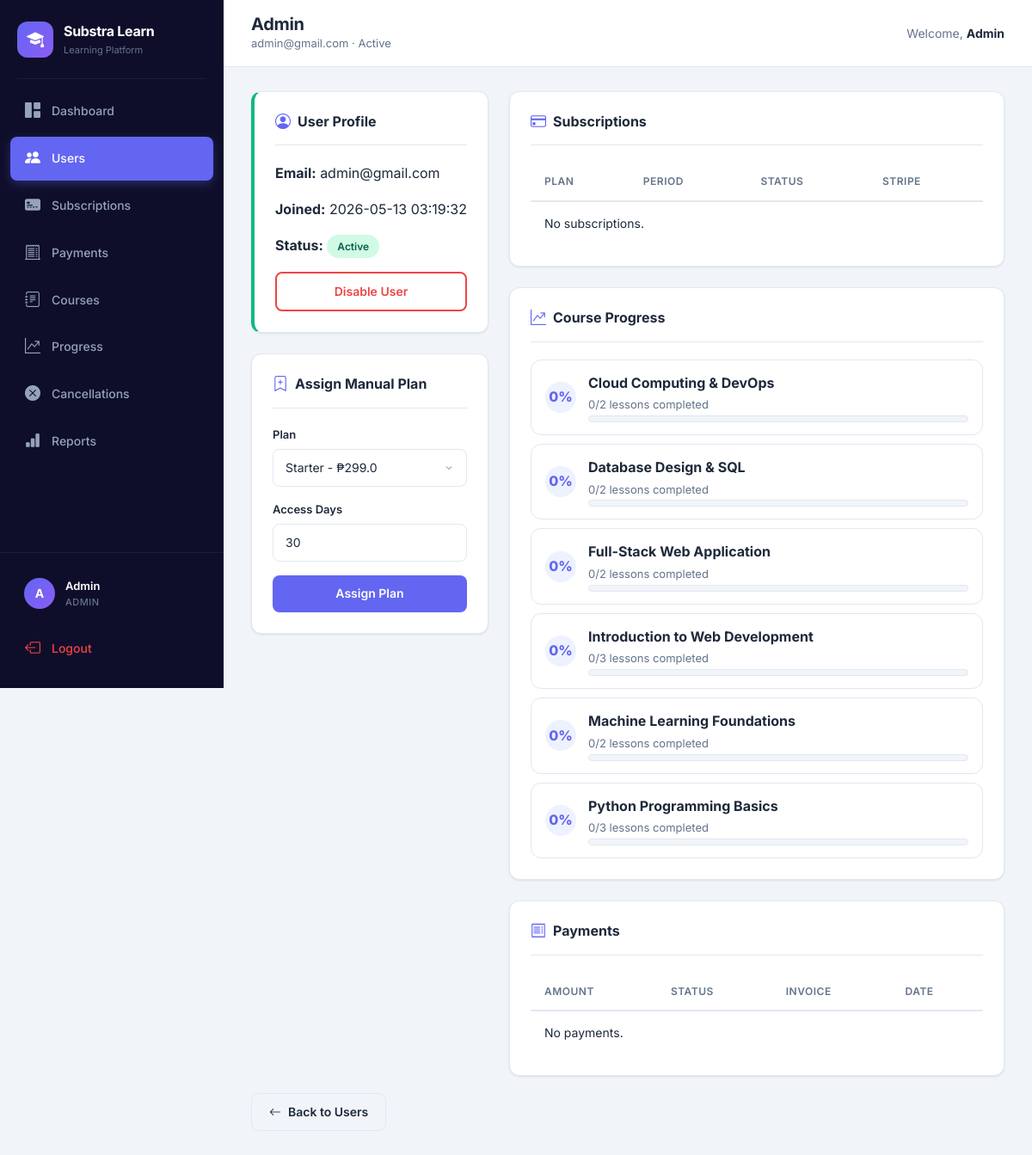
Before: /admin/user/1 (signed in) with the older database file.
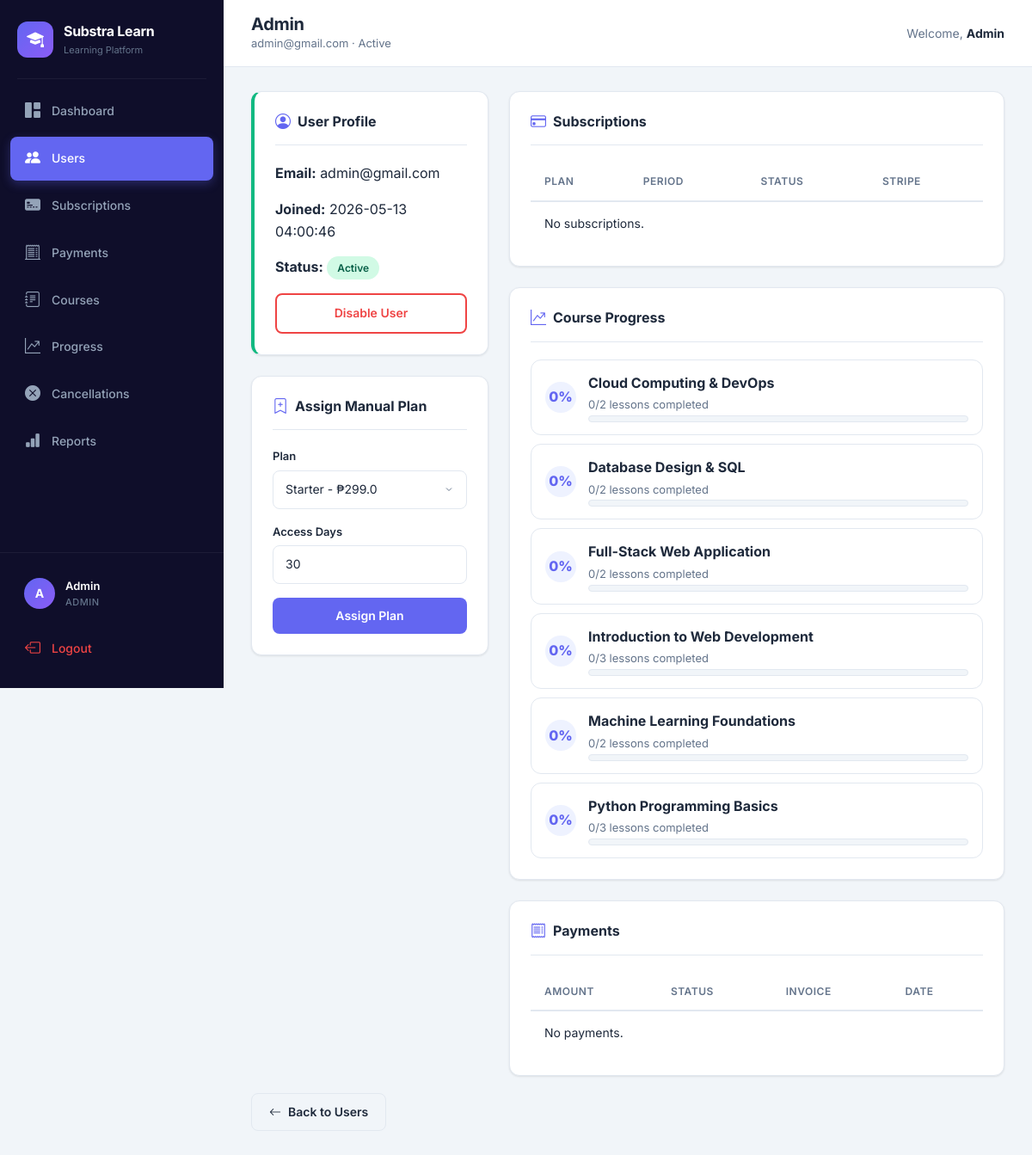
After: the same page with the newer database file.
### tables this page shows
CREATE TABLE users (
    id INTEGER PRIMARY KEY AUTOINCREMENT,
    name TEXT NOT NULL,
    email TEXT UNIQUE NOT NULL,
    password TEXT NOT NULL,
    role TEXT DEFAULT 'user',
    status TEXT DEFAULT 'active',
    created_at TEXT DEFAULT (datetime('now'))
);

CREATE TABLE courses (
    id INTEGER PRIMARY KEY AUTOINCREMENT,
    title TEXT NOT NULL,
    description TEXT DEFAULT '',
    plan_id INTEGER NOT NULL,
    status TEXT DEFAULT 'draft',
    thumbnail_url TEXT DEFAULT '',
    level TEXT DEFAULT '',
    duration TEXT DEFAULT '',
    created_at TEXT DEFAULT (datetime('now')),
    FOREIGN KEY (plan_id) REFERENCES plans(id)
);

### app.py (the view)
@app.route("/admin/user/<int:user_id>")
@admin_required
def admin_user_detail(user_id):
    conn = get_db()
    user = conn.execute("SELECT * FROM users WHERE id=?", (user_id,)).fetchone()
    if not user:
        conn.close()
        flash("User not found", "danger")
        return redirect("/admin/users")
    subs = conn.execute(
        """
        SELECT s.*, p.name as plan_name, p.price, p.billing_cycle
        FROM subscriptions s JOIN plans p ON s.plan_id=p.id
        WHERE s.user_id=? ORDER BY s.id DESC
        """,
        (user_id,),
    ).fetchall()
    progress = conn.execute(
        """
        SELECT c.id, c.title, COUNT(DISTINCT l.id) total_lessons, COUNT(DISTINCT lp.lesson_id) completed_lessons
        FROM courses c
        LEFT JOIN lessons l ON l.course_id=c.id
        LEFT JOIN lesson_progress lp ON lp.lesson_id=l.id AND lp.user_id=?
        GROUP BY c.id ORDER BY c.title
        """,
        (user_id,),
    ).fetchall()
    payments = conn.execute("SELECT * FROM payments WHERE user_id=? ORDER BY id DESC", (user_id,)).fetchall()
    plans = conn.execute("SELECT * FROM plans WHERE status='active' ORDER BY price").fetchall()
    conn.close()
    return render_template("admin_user_detail.html", user=user, subs=subs, progress=progress, payments=payments, plans=plans)

### app.py (called while the page is built, shortened)
def get_db():
    db_path = os.getenv("DATABASE_PATH", "database.db")
    conn = sqlite3.connect(db_path, timeout=10)
    conn.row_factory = sqlite3.Row
    conn.execute("PRAGMA journal_mode=WAL")
    conn.execute("PRAGMA busy_timeout=10000")
    return conn

def get_csrf_token():
    if "_csrf_token" not in session:
        session["_csrf_token"] = secrets.token_urlsafe(32)
    return session["_csrf_token"]

@app.context_processor
def inject_helpers():
    def csrf_field():
        return Markup(f'<input type="hidden" name="csrf_token" value="{escape(get_csrf_token())}">')
    return {"csrf_token": get_csrf_token, "csrf_field": csrf_field}

@app.before_request
def protect_posts():
    if request.method != "POST":
        return

def admin_required(func):
    @wraps(func)
    def wrapper(*args, **kwargs):
        if "user_id" not in session or session.get("role") != "admin":
            flash("Access denied", "danger")
            return redirect("/login")
        return func(*args, **kwargs)
    return wrapper

@app.before_request
def refresh_admin_badges():
    if session.get("role") == "admin":
        conn = get_db()
        pending = conn.execute("SELECT COUNT(*) FROM cancellation_requests WHERE status='pending'").fetchone()[0]
        failed = conn.execute("SELECT COUNT(*) FROM payments WHERE status='failed'").fetchone()[0]
        conn.close()
        session["pending_count"] = pending
        session["failed_payment_count"] = failed

### templates/admin_user_detail.html
{% extends "base.html" %}
{% block page_title %}{{ user['name'] }}{% endblock %}
{% block page_subtitle %}{{ user['email'] }} · {{ user['status']|title }}{% endblock %}
{% block content %}
<div class="row g-4">
  <div class="col-lg-4"><div class="content-card active-sub-card"><div class="card-header-custom"><h2 class="card-title"><i class="bi bi-person-circle"></i> User Profile</h2></div><p><strong>Email:</strong> {{ user['email'] }}</p><p><strong>Joined:</strong> {{ user['created_at'] }}</p><p><strong>Status:</strong> <span class="badge-status {{ 'badge-active' if user['status']=='active' else 'badge-expired' }}">{{ user['status']|title }}</span></p><form method="POST" action="/admin/user/{{ user['id'] }}/toggle_status" onsubmit="return confirmSubmit('Change this user status?')">{{ csrf_field()|safe }}<button class="btn-custom btn-outline-danger w-100">{{ 'Disable' if user['status']=='active' else 'Enable' }} User</button></form></div>
  <div class="content-card mt-4"><div class="card-header-custom"><h2 class="card-title"><i class="bi bi-bookmark-plus"></i> Assign Manual Plan</h2></div><form method="POST" action="/admin/user/{{ user['id'] }}/assign_plan">{{ csrf_field()|safe }}<div class="form-group"><label class="form-label">Plan</label><select name="plan_id" class="form-input">{% for p in plans %}<option value="{{ p['id'] }}">{{ p['name'] }} - ₱{{ p['price'] }}</option>{% endfor %}</select></div><div class="form-group"><label class="form-label">Access Days</label><input type="number" name="days" value="30" min="1" class="form-input"></div><button class="btn-custom btn-primary-custom w-100">Assign Plan</button></form></div></div>
  <div class="col-lg-8"><div class="content-card"><div class="card-header-custom"><h2 class="card-title"><i class="bi bi-credit-card"></i> Subscriptions</h2></div><div class="table-wrapper"><table class="table-custom"><thead><tr><th>Plan</th><th>Period</th><th>Status</th><th>Stripe</th></tr></thead><tbody>{% for s in subs %}<tr><td>{{ s['plan_name'] }}</td><td>{{ s['start_date'] }} → {{ s['end_date'] }}</td><td><span class="badge-status {{ 'badge-active' if s['status']=='active' else 'badge-expired' }}">{{ s['status']|title }}</span></td><td><span class="text-muted-custom">{{ s['stripe_subscription_id'] or 'Manual/local' }}</span></td></tr>{% else %}<tr><td colspan="4">No subscriptions.</td></tr>{% endfor %}</tbody></table></div></div>
  <div class="content-card mt-4"><div class="card-header-custom"><h2 class="card-title"><i class="bi bi-graph-up-arrow"></i> Course Progress</h2></div><div class="lesson-list">{% for r in progress %}{% set percent = ((r['completed_lessons'] / r['total_lessons'] * 100)|round|int) if r['total_lessons'] else 0 %}<div class="lesson-row"><div class="lesson-number">{{ percent }}%</div><div class="lesson-info"><strong>{{ r['title'] }}</strong><span>{{ r['completed_lessons'] }}/{{ r['total_lessons'] }} lessons completed</span><div class="progress-track progress-track-sm"><div class="progress-fill" style="width: {{ percent }}%;"></div></div></div></div>{% endfor %}</div></div>
  <div class="content-card mt-4"><div class="card-header-custom"><h2 class="card-title"><i class="bi bi-receipt"></i> Payments</h2></div><div class="table-wrapper"><table class="table-custom"><thead><tr><th>Amount</th><th>Status</th><th>Invoice</th><th>Date</th></tr></thead><tbody>{% for p in payments %}<tr><td>{{ p['currency'] }} {{ "%.2f"|format(p['amount']) }}</td><td>{{ p['status'] }}</td><td>{{ p['stripe_invoice_id'] or '—' }}</td><td>{{ p['paid_at'] or p['created_at'] }}</td></tr>{% else %}<tr><td colspan="4">No payments.</td></tr>{% endfor %}</tbody></table></div></div></div>
</div>
<div style="margin-top:20px;"><a href="/admin/users" class="btn-custom btn-secondary-custom"><i class="bi bi-arrow-left"></i> Back to Users</a></div>
{% endblock %}

### templates/base.html (shortened to what this page needs)
<!DOCTYPE html>
<html lang="en">
<head>
    <link href="https://cdn.jsdelivr.net/npm/bootstrap@5.3.0/dist/css/bootstrap.min.css" rel="stylesheet">
    <link href="https://cdn.jsdelivr.net/npm/bootstrap-icons@1.11.0/font/bootstrap-icons.css" rel="stylesheet">
    <link href="/static/style.css" rel="stylesheet">
</head>
<body>
{% if session.get('user_id') %}
<aside class="sidebar" id="sidebar">
    <div class="sidebar-brand">
        <div class="brand-icon"><i class="bi bi-mortarboard-fill"></i></div>
        <div><span class="brand-name">Substra Learn</span><span class="brand-tagline">Learning Platform</span></div>
    </div>
    <div class="sidebar-divider"></div>
    <nav class="sidebar-nav">
        {% if session.get('role') == 'admin' %}
            <a href="/admin" class="nav-item {% if request.path == '/admin' %}active{% endif %}"><i class="bi bi-grid-1x2-fill"></i><span>Dashboard</span></a>
            <a href="/admin/users" class="nav-item {% if request.path.startswith('/admin/user') or request.path == '/admin/users' %}active{% endif %}"><i class="bi bi-people-fill"></i><span>Users</span></a>
            <a href="/admin/subscriptions" class="nav-item {% if request.path.startswith('/admin/subscription') %}active{% endif %}"><i class="bi bi-credit-card-2-front-fill"></i><span>Subscriptions</span></a>
            <a href="/admin/payments" class="nav-item "><i class="bi bi-receipt-cutoff"></i><span>Payments</span></a>
            <a href="/admin/courses" class="nav-item {% if request.path.startswith('/admin/course') or request.path == '/admin/courses' %}active{% endif %}"><i class="bi bi-journal-text"></i><span>Courses</span></a>
            <a href="/admin/progress" class="nav-item {% if request.path == '/admin/progress' %}active{% endif %}"><i class="bi bi-graph-up-arrow"></i><span>Progress</span></a>
            <a href="/admin/cancellations" class="nav-item "><i class="bi bi-x-circle-fill"></i><span>Cancellations</span></a>
            <a href="/admin/reports" class="nav-item {% if request.path == '/admin/reports' %}active{% endif %}"><i class="bi bi-bar-chart-fill"></i><span>Reports</span></a>
        {% endif %}
    </nav>
    <div class="sidebar-footer">
        <div class="user-card"><div class="user-avatar">{{ session.get('user_name', 'U')[0]|upper }}</div><div class="user-info"><span class="user-name">{{ session.get('user_name') }}</span><span class="user-role">{{ session.get('role')|upper }}</span></div></div>
        <a href="/logout" class="nav-item logout-btn"><i class="bi bi-box-arrow-left"></i><span>Logout</span></a>
    </div>
</aside>
<main class="main-content">
    <header class="topbar">
        <div class="topbar-left"><div><h1 class="page-title">{% block page_title %}{% endblock %}</h1><p class="page-subtitle">{% block page_subtitle %}{% endblock %}</p></div></div>
        <div class="topbar-right"><span class="topbar-greeting">Welcome, <strong>{{ session.get('user_name') }}</strong></span></div>
    </header>
    <div class="page-content">{% block content %}{% endblock %}</div>
</main>
{% else %}
    {% block auth_content %}{% endblock %}
{% endif %}
</body>
</html>

Changed rows visible on the page:
changed users "Admin": created_at "2026-05-13 03:19:32" → "2026-05-13 04:00:46"
